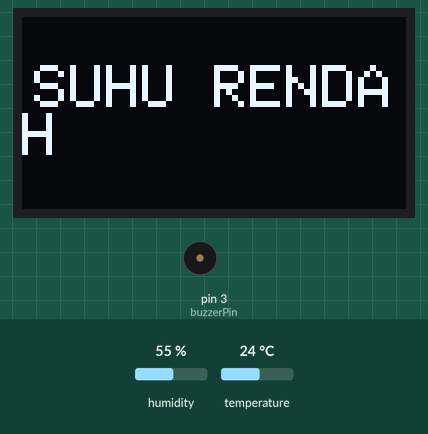
The sketch below on a simulated Arduino Uno, built with avr-gcc and run on an emulated ATmega328P. Parts: 128×64 one-colour display, buzzer (waves = sounding). The test bench sets the inputs (shaded band); at power-on: temperature 24 °C, humidity 55 %.

Above: at 2.8 s.
2.9 s: temperature set to 41 °C
At 5.2 s:
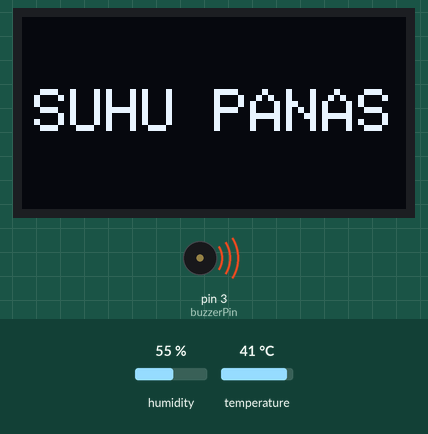
5.6 s: temperature set to 35.8 °C
8.3 s: temperature set to 34.1 °C
At 11.0 s:
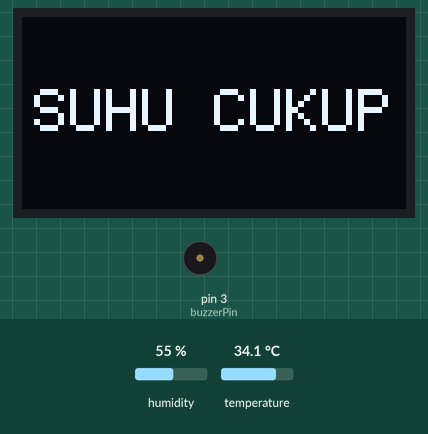
11.6 s: temperature set to 29.5 °C
14.3 s: temperature set to 28.1 °C
At 16.6 s:
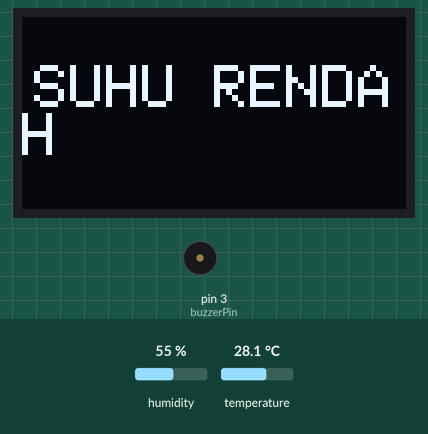
17.7 s: temperature set to 29.6 °C
At 19.5 s:
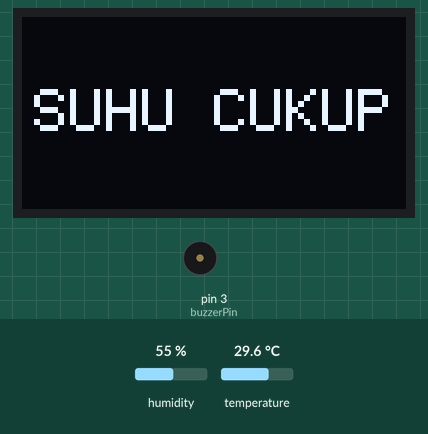
Timing chart, 0 to 21.0 s (numbered marks = the images above; inputs shaded):
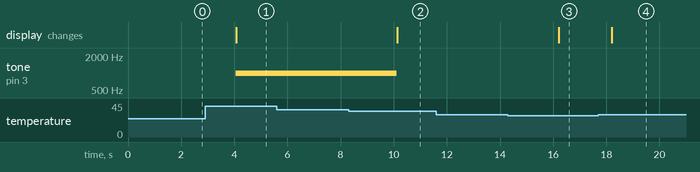

The sketch:

monitorKandangOled.ino
```cpp
#include <Wire.h>
#include <Adafruit_GFX.h>
#include <Adafruit_SSD1306.h>
#include <DHT.h>

#define SCREEN_WIDTH 128
#define SCREEN_HEIGHT 64

//BUZZER
#define buzzerPin 3

//LED
#define ledBiru 7
#define ledKuning 6
#define ledMerah 5

//DHT
#define DHTPIN 2
#define DHTTYPE DHT22

//OLED
Adafruit_SSD1306 oled(SCREEN_WIDTH, SCREEN_HEIGHT, &Wire, -1);
DHT dht(DHTPIN, DHTTYPE);

String displayString;

void setup() {
  Serial.begin(9600);

  if (!oled.begin(SSD1306_SWITCHCAPVCC, 0x3C)) {
    Serial.println(F("SSD1306 failed"));
    while (true);

    //OUT
    pinMode(ledBiru, OUTPUT);
    pinMode(ledKuning, OUTPUT);
    pinMode(ledMerah, OUTPUT);
    pinMode(buzzerPin, OUTPUT);
  }

  oled.clearDisplay();

  oled.setTextSize(2);
  oled.setTextColor(WHITE);
  oled.setCursor(0, 10);

  dht.begin();

  displayString.reserve(10);
}

void loop() {
  float tempC = dht.readTemperature();

  //CHECK
  if (isnan(tempC)) {
    displayString = "Failed";
  } else {
    if (tempC < 29 ) {
      displayString = "SUHU RENDAH";
      digitalWrite(ledBiru, HIGH);
      digitalWrite(ledMerah, LOW);
      digitalWrite(ledKuning, LOW);
      noTone(buzzerPin);
    } else if (tempC > 29 && tempC < 35 ) {
      displayString = "SUHU CUKUP";
      digitalWrite(ledKuning, HIGH);
      digitalWrite(ledMerah, LOW);
      digitalWrite(ledBiru, LOW);
      noTone(buzzerPin);
    } else if (tempC > 35) {
      displayString = "SUHU PANAS";
      digitalWrite(ledMerah, HIGH);
      digitalWrite(ledBiru, LOW);
      digitalWrite(ledKuning, LOW);
      tone(buzzerPin, 1000);
    }
  }

  oledDisplayCenter(displayString);
}

void oledDisplayCenter(String text) {
  int16_t x1;
  int16_t y1;
  uint16_t width;
  uint16_t height;

  oled.getTextBounds(text, 0, 0, &x1, &y1, &width, &height);

  oled.clearDisplay();
  oled.setCursor((SCREEN_WIDTH - width) / 2, (SCREEN_HEIGHT - height) / 2);
  oled.println(text);
  oled.display();
}
```

Measured:
- the behaviour switches between 35 and 34.9 °C on temperature (found by bisection; images 1 and 2)
- the behaviour switches between 29 and 28.9 °C on temperature (found by bisection; images 2 and 3)
- the behaviour switches between 29 and 29.1 °C on temperature (found by bisection; images 3 and 4)
- after the input at 2.9 s, tone on pin 3 (buzzerPin): silent → 1000 Hz after 1.1 s; the display: changes after 1.2 s (image 1)
- after the input at 5.6 s, every drawn part: stays the same
- after the input at 8.3 s, tone on pin 3 (buzzerPin): 1000 Hz → silent after 1.8 s; the display: changes after 1.8 s (image 2)
- after the input at 11.6 s, every drawn part: stays the same
- after the input at 14.3 s, the display: changes after 1.9 s (image 3)
- after the input at 17.7 s, the display: changes after 0.51 s (image 4)
